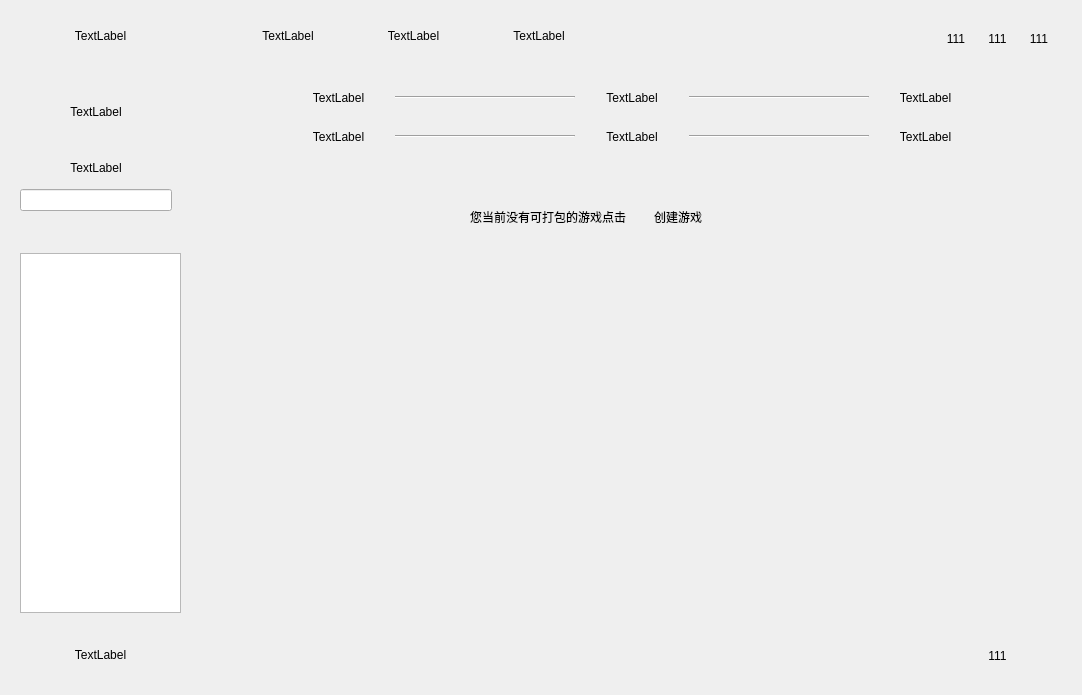
<?xml version="1.0" encoding="UTF-8"?>
<ui version="4.0">
 <class>Form</class>
 <widget class="QWidget" name="Form">
  <property name="geometry">
   <rect>
    <x>0</x>
    <y>0</y>
    <width>1082</width>
    <height>695</height>
   </rect>
  </property>
  <property name="windowTitle">
   <string>Form</string>
  </property>
  <widget class="QWidget" name="">
   <property name="geometry">
    <rect>
     <x>0</x>
     <y>0</y>
     <width>1078</width>
     <height>692</height>
    </rect>
   </property>
   <layout class="QHBoxLayout" name="horizontalLayout_7">
    <item>
     <widget class="QWidget" name="widget_6" native="true">
      <property name="minimumSize">
       <size>
        <width>200</width>
        <height>690</height>
       </size>
      </property>
      <widget class="QWidget" name="">
       <property name="geometry">
        <rect>
         <x>10</x>
         <y>10</y>
         <width>182</width>
         <height>670</height>
        </rect>
       </property>
       <layout class="QVBoxLayout" name="verticalLayout_4">
        <item>
         <widget class="QWidget" name="widget" native="true">
          <property name="sizePolicy">
           <sizepolicy hsizetype="Preferred" vsizetype="Preferred">
            <horstretch>0</horstretch>
            <verstretch>0</verstretch>
           </sizepolicy>
          </property>
          <property name="minimumSize">
           <size>
            <width>180</width>
            <height>50</height>
           </size>
          </property>
          <widget class="QWidget" name="verticalLayoutWidget">
           <property name="geometry">
            <rect>
             <x>10</x>
             <y>10</y>
             <width>161</width>
             <height>32</height>
            </rect>
           </property>
           <layout class="QVBoxLayout" name="verticalLayout">
            <item>
             <widget class="QLabel" name="label">
              <property name="minimumSize">
               <size>
                <width>150</width>
                <height>30</height>
               </size>
              </property>
              <property name="text">
               <string>TextLabel</string>
              </property>
              <property name="alignment">
               <set>Qt::AlignCenter</set>
              </property>
             </widget>
            </item>
           </layout>
          </widget>
         </widget>
        </item>
        <item>
         <widget class="QWidget" name="widget_2" native="true">
          <property name="minimumSize">
           <size>
            <width>180</width>
            <height>170</height>
           </size>
          </property>
          <widget class="QWidget" name="">
           <property name="geometry">
            <rect>
             <x>10</x>
             <y>10</y>
             <width>152</width>
             <height>134</height>
            </rect>
           </property>
           <layout class="QVBoxLayout" name="verticalLayout_2">
            <item>
             <widget class="QLabel" name="label_2">
              <property name="minimumSize">
               <size>
                <width>70</width>
                <height>70</height>
               </size>
              </property>
              <property name="text">
               <string>TextLabel</string>
              </property>
              <property name="alignment">
               <set>Qt::AlignCenter</set>
              </property>
             </widget>
            </item>
            <item>
             <widget class="QLabel" name="label_3">
              <property name="minimumSize">
               <size>
                <width>150</width>
                <height>30</height>
               </size>
              </property>
              <property name="text">
               <string>TextLabel</string>
              </property>
              <property name="alignment">
               <set>Qt::AlignCenter</set>
              </property>
             </widget>
            </item>
            <item>
             <widget class="QLineEdit" name="lineEdit"/>
            </item>
           </layout>
          </widget>
         </widget>
        </item>
        <item>
         <widget class="QWidget" name="widget_3" native="true">
          <property name="minimumSize">
           <size>
            <width>170</width>
            <height>380</height>
           </size>
          </property>
          <widget class="QListWidget" name="listWidget">
           <property name="geometry">
            <rect>
             <x>10</x>
             <y>10</y>
             <width>161</width>
             <height>360</height>
            </rect>
           </property>
           <property name="minimumSize">
            <size>
             <width>150</width>
             <height>360</height>
            </size>
           </property>
          </widget>
         </widget>
        </item>
        <item>
         <widget class="QWidget" name="widget_4" native="true">
          <property name="minimumSize">
           <size>
            <width>180</width>
            <height>50</height>
           </size>
          </property>
          <widget class="QWidget" name="verticalLayoutWidget_2">
           <property name="geometry">
            <rect>
             <x>10</x>
             <y>10</y>
             <width>161</width>
             <height>32</height>
            </rect>
           </property>
           <layout class="QVBoxLayout" name="verticalLayout_3">
            <item>
             <widget class="QLabel" name="label_4">
              <property name="minimumSize">
               <size>
                <width>150</width>
                <height>30</height>
               </size>
              </property>
              <property name="text">
               <string>TextLabel</string>
              </property>
              <property name="alignment">
               <set>Qt::AlignCenter</set>
              </property>
             </widget>
            </item>
           </layout>
          </widget>
         </widget>
        </item>
       </layout>
      </widget>
     </widget>
    </item>
    <item>
     <widget class="QWidget" name="widget_10" native="true">
      <property name="minimumSize">
       <size>
        <width>870</width>
        <height>690</height>
       </size>
      </property>
      <widget class="QWidget" name="">
       <property name="geometry">
        <rect>
         <x>10</x>
         <y>10</y>
         <width>851</width>
         <height>671</height>
        </rect>
       </property>
       <layout class="QVBoxLayout" name="verticalLayout_6">
        <item>
         <widget class="QWidget" name="widget_5" native="true">
          <property name="minimumSize">
           <size>
            <width>850</width>
            <height>50</height>
           </size>
          </property>
          <widget class="QWidget" name="">
           <property name="geometry">
            <rect>
             <x>10</x>
             <y>10</y>
             <width>371</width>
             <height>32</height>
            </rect>
           </property>
           <layout class="QHBoxLayout" name="horizontalLayout">
            <item>
             <widget class="QLabel" name="label_5">
              <property name="minimumSize">
               <size>
                <width>100</width>
                <height>30</height>
               </size>
              </property>
              <property name="text">
               <string>TextLabel</string>
              </property>
              <property name="alignment">
               <set>Qt::AlignCenter</set>
              </property>
             </widget>
            </item>
            <item>
             <widget class="QLabel" name="label_6">
              <property name="minimumSize">
               <size>
                <width>100</width>
                <height>30</height>
               </size>
              </property>
              <property name="text">
               <string>TextLabel</string>
              </property>
              <property name="alignment">
               <set>Qt::AlignCenter</set>
              </property>
             </widget>
            </item>
            <item>
             <widget class="QLabel" name="label_7">
              <property name="minimumSize">
               <size>
                <width>100</width>
                <height>30</height>
               </size>
              </property>
              <property name="text">
               <string>TextLabel</string>
              </property>
              <property name="alignment">
               <set>Qt::AlignCenter</set>
              </property>
             </widget>
            </item>
           </layout>
          </widget>
          <widget class="QWidget" name="">
           <property name="geometry">
            <rect>
             <x>720</x>
             <y>10</y>
             <width>119</width>
             <height>37</height>
            </rect>
           </property>
           <layout class="QHBoxLayout" name="horizontalLayout_2">
            <item>
             <widget class="QLabel" name="label_8">
              <property name="minimumSize">
               <size>
                <width>35</width>
                <height>35</height>
               </size>
              </property>
              <property name="text">
               <string>111</string>
              </property>
              <property name="alignment">
               <set>Qt::AlignCenter</set>
              </property>
             </widget>
            </item>
            <item>
             <widget class="QLabel" name="label_9">
              <property name="minimumSize">
               <size>
                <width>35</width>
                <height>35</height>
               </size>
              </property>
              <property name="text">
               <string>111</string>
              </property>
              <property name="alignment">
               <set>Qt::AlignCenter</set>
              </property>
             </widget>
            </item>
            <item>
             <widget class="QLabel" name="label_10">
              <property name="minimumSize">
               <size>
                <width>35</width>
                <height>35</height>
               </size>
              </property>
              <property name="text">
               <string>111</string>
              </property>
              <property name="alignment">
               <set>Qt::AlignCenter</set>
              </property>
             </widget>
            </item>
           </layout>
          </widget>
         </widget>
        </item>
        <item>
         <widget class="QWidget" name="widget_7" native="true">
          <property name="minimumSize">
           <size>
            <width>850</width>
            <height>550</height>
           </size>
          </property>
          <widget class="QWidget" name="layoutWidget_4">
           <property name="geometry">
            <rect>
             <x>70</x>
             <y>10</y>
             <width>688</width>
             <height>72</height>
            </rect>
           </property>
           <layout class="QVBoxLayout" name="verticalLayout_5">
            <item>
             <layout class="QHBoxLayout" name="horizontalLayout_6">
              <item>
               <widget class="QLabel" name="label_22">
                <property name="minimumSize">
                 <size>
                  <width>100</width>
                  <height>30</height>
                 </size>
                </property>
                <property name="text">
                 <string>TextLabel</string>
                </property>
                <property name="alignment">
                 <set>Qt::AlignCenter</set>
                </property>
               </widget>
              </item>
              <item>
               <widget class="Line" name="line_5">
                <property name="minimumSize">
                 <size>
                  <width>180</width>
                  <height>30</height>
                 </size>
                </property>
                <property name="orientation">
                 <enum>Qt::Horizontal</enum>
                </property>
               </widget>
              </item>
              <item>
               <widget class="QLabel" name="label_23">
                <property name="minimumSize">
                 <size>
                  <width>100</width>
                  <height>30</height>
                 </size>
                </property>
                <property name="text">
                 <string>TextLabel</string>
                </property>
                <property name="alignment">
                 <set>Qt::AlignCenter</set>
                </property>
               </widget>
              </item>
              <item>
               <widget class="Line" name="line_6">
                <property name="minimumSize">
                 <size>
                  <width>180</width>
                  <height>30</height>
                 </size>
                </property>
                <property name="orientation">
                 <enum>Qt::Horizontal</enum>
                </property>
               </widget>
              </item>
              <item>
               <widget class="QLabel" name="label_24">
                <property name="minimumSize">
                 <size>
                  <width>100</width>
                  <height>30</height>
                 </size>
                </property>
                <property name="text">
                 <string>TextLabel</string>
                </property>
                <property name="alignment">
                 <set>Qt::AlignCenter</set>
                </property>
               </widget>
              </item>
             </layout>
            </item>
            <item>
             <layout class="QHBoxLayout" name="horizontalLayout_5">
              <item>
               <widget class="QLabel" name="label_19">
                <property name="minimumSize">
                 <size>
                  <width>100</width>
                  <height>30</height>
                 </size>
                </property>
                <property name="text">
                 <string>TextLabel</string>
                </property>
                <property name="alignment">
                 <set>Qt::AlignCenter</set>
                </property>
               </widget>
              </item>
              <item>
               <widget class="Line" name="line">
                <property name="minimumSize">
                 <size>
                  <width>180</width>
                  <height>30</height>
                 </size>
                </property>
                <property name="orientation">
                 <enum>Qt::Horizontal</enum>
                </property>
               </widget>
              </item>
              <item>
               <widget class="QLabel" name="label_18">
                <property name="minimumSize">
                 <size>
                  <width>100</width>
                  <height>30</height>
                 </size>
                </property>
                <property name="text">
                 <string>TextLabel</string>
                </property>
                <property name="alignment">
                 <set>Qt::AlignCenter</set>
                </property>
               </widget>
              </item>
              <item>
               <widget class="Line" name="line_2">
                <property name="minimumSize">
                 <size>
                  <width>180</width>
                  <height>30</height>
                 </size>
                </property>
                <property name="orientation">
                 <enum>Qt::Horizontal</enum>
                </property>
               </widget>
              </item>
              <item>
               <widget class="QLabel" name="label_17">
                <property name="minimumSize">
                 <size>
                  <width>100</width>
                  <height>30</height>
                 </size>
                </property>
                <property name="text">
                 <string>TextLabel</string>
                </property>
                <property name="alignment">
                 <set>Qt::AlignCenter</set>
                </property>
               </widget>
              </item>
             </layout>
            </item>
           </layout>
          </widget>
          <widget class="QWidget" name="widget_8" native="true">
           <property name="geometry">
            <rect>
             <x>20</x>
             <y>100</y>
             <width>810</width>
             <height>430</height>
            </rect>
           </property>
           <property name="minimumSize">
            <size>
             <width>810</width>
             <height>430</height>
            </size>
           </property>
           <widget class="QWidget" name="layoutWidget">
            <property name="geometry">
             <rect>
              <x>210</x>
              <y>30</y>
              <width>288</width>
              <height>32</height>
             </rect>
            </property>
            <layout class="QHBoxLayout" name="horizontalLayout_4">
             <item>
              <widget class="QLabel" name="label_20">
               <property name="minimumSize">
                <size>
                 <width>200</width>
                 <height>30</height>
                </size>
               </property>
               <property name="text">
                <string>您当前没有可打包的游戏点击</string>
               </property>
               <property name="alignment">
                <set>Qt::AlignCenter</set>
               </property>
              </widget>
             </item>
             <item>
              <widget class="QLabel" name="label_21">
               <property name="minimumSize">
                <size>
                 <width>80</width>
                 <height>30</height>
                </size>
               </property>
               <property name="text">
                <string>创建游戏</string>
               </property>
              </widget>
             </item>
            </layout>
           </widget>
          </widget>
         </widget>
        </item>
        <item>
         <widget class="QWidget" name="widget_9" native="true">
          <property name="minimumSize">
           <size>
            <width>850</width>
            <height>50</height>
           </size>
          </property>
          <widget class="QWidget" name="layoutWidget_3">
           <property name="geometry">
            <rect>
             <x>720</x>
             <y>10</y>
             <width>119</width>
             <height>37</height>
            </rect>
           </property>
           <layout class="QHBoxLayout" name="horizontalLayout_8">
            <item>
             <widget class="QLabel" name="label_25">
              <property name="minimumSize">
               <size>
                <width>35</width>
                <height>35</height>
               </size>
              </property>
              <property name="text">
               <string>111</string>
              </property>
              <property name="alignment">
               <set>Qt::AlignCenter</set>
              </property>
             </widget>
            </item>
           </layout>
          </widget>
         </widget>
        </item>
       </layout>
      </widget>
     </widget>
    </item>
   </layout>
  </widget>
 </widget>
 <resources/>
 <connections/>
</ui>
